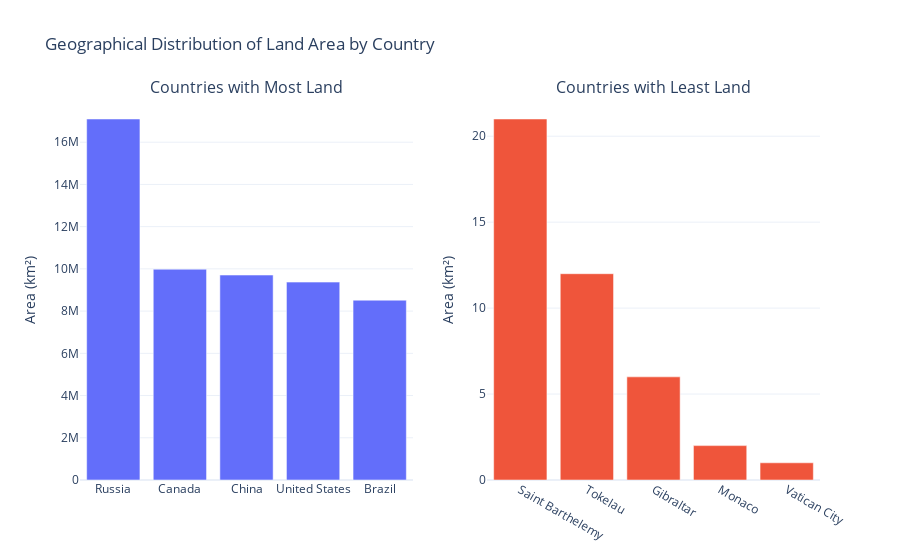

Here is the notebook cell this chart was saved with:
### Code cell
# Create subplots
fig = sp.make_subplots(rows=1, cols=2, subplot_titles=("Countries with Most Land",
 "Countries with Least Land"))
# Plot countries with the most land
 fig.add_trace(go.Bar(x=most_land.index, y=most_land.values, name='Most Land',
 marker_color=custom_palette[0]), row=1, col=1)
 # Plot countries with the least land
 fig.add_trace(go.Bar(x=least_land.index, y=least_land.values, name='Least Land',
 marker_color=custom_palette[1]), row=1, col=2)
fig.update_layout(
 title_text="Geographical Distribution of Land Area by Country",
 showlegend=False,
 template='plotly_white'
 )
fig.update_yaxes(title_text="Area (km²)", row=1, col=1)
fig.update_yaxes(title_text="Area (km²)", row=1, col=2)
fig.show()

### Figure 1 — Plotly figure (JSON) as saved in the notebook; plotly's stock layout.template omitted (floating-point values rounded to 4 significant figures)
{"data": [{"marker": {"color": "#636EFA"}, "name": "Most Land", "type": "bar", "x": ["Russia", "Canada", "China", "United States", "Brazil"], "xaxis": "x", "y": [17098242, 9984670, 9706961, 9372610, 8515767], "yaxis": "y"}, {"marker": {"color": "#EF553B"}, "name": "Least Land", "type": "bar", "x": ["Saint Barthelemy", "Tokelau", "Gibraltar", "Monaco", "Vatican City"], "xaxis": "x2", "y": [21, 12, 6, 2, 1], "yaxis": "y2"}], "layout": {"annotations": [{"font": {"size": 16}, "showarrow": false, "text": "Countries with Most Land", "x": 0.225, "xanchor": "center", "xref": "paper", "y": 1, "yanchor": "bottom", "yref": "paper"}, {"font": {"size": 16}, "showarrow": false, "text": "Countries with Least Land", "x": 0.775, "xanchor": "center", "xref": "paper", "y": 1, "yanchor": "bottom", "yref": "paper"}], "showlegend": false, "title": {"text": "Geographical Distribution of Land Area by Country"}, "xaxis": {"anchor": "y", "domain": [0, 0.45]}, "xaxis2": {"anchor": "y2", "domain": [0.55, 1]}, "yaxis": {"anchor": "x", "domain": [0, 1], "title": {"text": "Area (km²)"}}, "yaxis2": {"anchor": "x2", "domain": [0, 1], "title": {"text": "Area (km²)"}}}}
